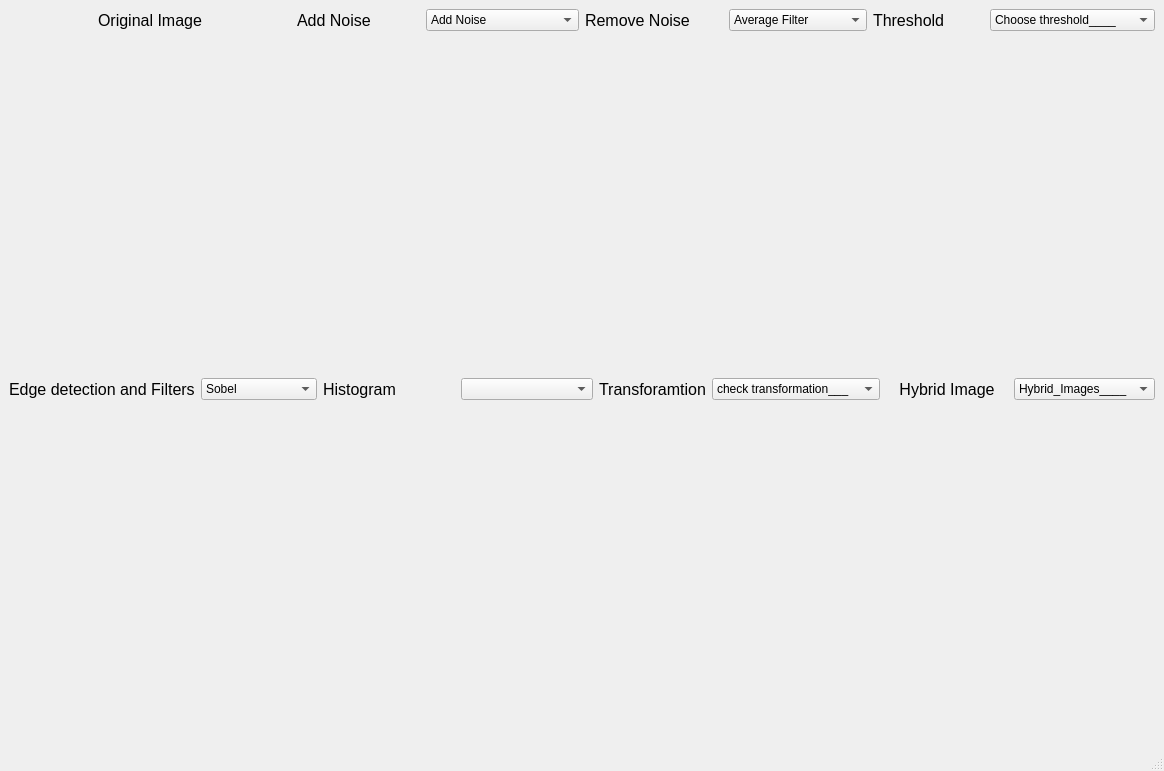
<?xml version="1.0" encoding="UTF-8"?>
<ui version="4.0">
 <class>MainWindow</class>
 <widget class="QMainWindow" name="MainWindow">
  <property name="geometry">
   <rect>
    <x>0</x>
    <y>0</y>
    <width>1164</width>
    <height>771</height>
   </rect>
  </property>
  <property name="windowTitle">
   <string>MainWindow</string>
  </property>
  <widget class="QWidget" name="centralwidget">
   <layout class="QHBoxLayout" name="horizontalLayout_12">
    <item>
     <layout class="QVBoxLayout" name="verticalLayout_3">
      <item>
       <layout class="QVBoxLayout" name="verticalLayout" stretch="1,5">
        <item>
         <layout class="QHBoxLayout" name="horizontalLayout_4">
          <item>
           <widget class="QLabel" name="label">
            <property name="font">
             <font>
              <pointsize>12</pointsize>
             </font>
            </property>
            <property name="text">
             <string>Original Image</string>
            </property>
            <property name="alignment">
             <set>Qt::AlignCenter</set>
            </property>
           </widget>
          </item>
          <item>
           <layout class="QHBoxLayout" name="horizontalLayout">
            <item>
             <widget class="QLabel" name="label_2">
              <property name="font">
               <font>
                <pointsize>12</pointsize>
               </font>
              </property>
              <property name="text">
               <string>Add Noise</string>
              </property>
             </widget>
            </item>
            <item>
             <widget class="QComboBox" name="comboBox_Image1">
              <item>
               <property name="text">
                <string>Add Noise</string>
               </property>
              </item>
              <item>
               <property name="text">
                <string>Gaussian Noise</string>
               </property>
              </item>
              <item>
               <property name="text">
                <string>Salt and Pepper Noise</string>
               </property>
              </item>
             </widget>
            </item>
           </layout>
          </item>
          <item>
           <layout class="QHBoxLayout" name="horizontalLayout_2">
            <item>
             <widget class="QLabel" name="label_3">
              <property name="font">
               <font>
                <pointsize>12</pointsize>
               </font>
              </property>
              <property name="text">
               <string>Remove Noise</string>
              </property>
             </widget>
            </item>
            <item>
             <widget class="QComboBox" name="comboBox_Image1_3">
              <item>
               <property name="text">
                <string>Average Filter</string>
               </property>
              </item>
              <item>
               <property name="text">
                <string>Gaussian Filter</string>
               </property>
              </item>
              <item>
               <property name="text">
                <string>Median Filter</string>
               </property>
              </item>
             </widget>
            </item>
           </layout>
          </item>
          <item>
           <layout class="QHBoxLayout" name="horizontalLayout_3">
            <item>
             <widget class="QLabel" name="label_4">
              <property name="font">
               <font>
                <pointsize>12</pointsize>
               </font>
              </property>
              <property name="text">
               <string>Threshold</string>
              </property>
             </widget>
            </item>
            <item>
             <widget class="QComboBox" name="comboBox_Image1_2">
              <item>
               <property name="text">
                <string>Choose threshold____</string>
               </property>
              </item>
              <item>
               <property name="text">
                <string>Global_threshold_v_127</string>
               </property>
              </item>
              <item>
               <property name="text">
                <string>Local threshold</string>
               </property>
              </item>
             </widget>
            </item>
           </layout>
          </item>
         </layout>
        </item>
        <item>
         <layout class="QHBoxLayout" name="horizontalLayout_5">
          <item>
           <widget class="QLabel" name="image1">
            <property name="text">
             <string/>
            </property>
           </widget>
          </item>
          <item>
           <widget class="QLabel" name="image2">
            <property name="minimumSize">
             <size>
              <width>250</width>
              <height>250</height>
             </size>
            </property>
            <property name="text">
             <string/>
            </property>
           </widget>
          </item>
          <item>
           <widget class="QLabel" name="image3">
            <property name="minimumSize">
             <size>
              <width>300</width>
              <height>250</height>
             </size>
            </property>
            <property name="text">
             <string/>
            </property>
           </widget>
          </item>
          <item>
           <widget class="PlotWidget" name="widget_2" native="true"/>
          </item>
         </layout>
        </item>
       </layout>
      </item>
      <item>
       <layout class="QVBoxLayout" name="verticalLayout_2" stretch="1,5">
        <item>
         <layout class="QHBoxLayout" name="horizontalLayout_11">
          <item>
           <layout class="QHBoxLayout" name="horizontalLayout_6">
            <item>
             <widget class="QLabel" name="label_5">
              <property name="font">
               <font>
                <pointsize>12</pointsize>
               </font>
              </property>
              <property name="text">
               <string>Edge detection and Filters</string>
              </property>
             </widget>
            </item>
            <item>
             <widget class="QComboBox" name="comboBox_3">
              <item>
               <property name="text">
                <string>Sobel</string>
               </property>
              </item>
              <item>
               <property name="text">
                <string>Prewitt</string>
               </property>
              </item>
              <item>
               <property name="text">
                <string>Roberts</string>
               </property>
              </item>
              <item>
               <property name="text">
                <string>High Pass Filter</string>
               </property>
              </item>
              <item>
               <property name="text">
                <string>Low Pass Filter</string>
               </property>
              </item>
             </widget>
            </item>
           </layout>
          </item>
          <item>
           <layout class="QHBoxLayout" name="horizontalLayout_7">
            <item>
             <widget class="QLabel" name="label_6">
              <property name="font">
               <font>
                <pointsize>12</pointsize>
               </font>
              </property>
              <property name="text">
               <string>Histogram</string>
              </property>
             </widget>
            </item>
            <item>
             <widget class="QComboBox" name="comboBox_2"/>
            </item>
           </layout>
          </item>
          <item>
           <layout class="QHBoxLayout" name="horizontalLayout_8">
            <item>
             <widget class="QLabel" name="label_7">
              <property name="font">
               <font>
                <pointsize>12</pointsize>
               </font>
              </property>
              <property name="text">
               <string>Transforamtion</string>
              </property>
             </widget>
            </item>
            <item>
             <widget class="QComboBox" name="comboBox">
              <item>
               <property name="text">
                <string>check transformation___</string>
               </property>
              </item>
              <item>
               <property name="text">
                <string>Gray scale image</string>
               </property>
              </item>
              <item>
               <property name="text">
                <string>Red channel histogram</string>
               </property>
              </item>
              <item>
               <property name="text">
                <string>Green channel histogram</string>
               </property>
              </item>
              <item>
               <property name="text">
                <string>Blue channel histogram</string>
               </property>
              </item>
              <item>
               <property name="text">
                <string>Cumulative curve</string>
               </property>
              </item>
              <item>
               <property name="text">
                <string>Equalization histogram</string>
               </property>
              </item>
             </widget>
            </item>
           </layout>
          </item>
          <item>
           <layout class="QHBoxLayout" name="horizontalLayout_9">
            <item>
             <widget class="QLabel" name="label_8">
              <property name="font">
               <font>
                <pointsize>12</pointsize>
               </font>
              </property>
              <property name="text">
               <string>Hybrid Image</string>
              </property>
              <property name="alignment">
               <set>Qt::AlignCenter</set>
              </property>
             </widget>
            </item>
            <item>
             <widget class="QComboBox" name="comboBox_4">
              <item>
               <property name="text">
                <string>Hybrid_Images____</string>
               </property>
              </item>
              <item>
               <property name="text">
                <string>Image 1</string>
               </property>
              </item>
              <item>
               <property name="text">
                <string>image 2</string>
               </property>
              </item>
              <item>
               <property name="text">
                <string>Hybrid image</string>
               </property>
              </item>
             </widget>
            </item>
           </layout>
          </item>
         </layout>
        </item>
        <item>
         <layout class="QHBoxLayout" name="horizontalLayout_10" stretch="0,0,0,0">
          <item>
           <widget class="PlotWidget" name="widget_4" native="true"/>
          </item>
          <item>
           <widget class="PlotWidget" name="widget_5" native="true"/>
          </item>
          <item>
           <widget class="PlotWidget" name="widget" native="true"/>
          </item>
          <item>
           <widget class="PlotWidget" name="widget_3" native="true"/>
          </item>
         </layout>
        </item>
       </layout>
      </item>
     </layout>
    </item>
   </layout>
  </widget>
  <widget class="QMenuBar" name="menubar">
   <property name="geometry">
    <rect>
     <x>0</x>
     <y>0</y>
     <width>1164</width>
     <height>22</height>
    </rect>
   </property>
  </widget>
  <widget class="QStatusBar" name="statusbar"/>
 </widget>
 <customwidgets>
  <customwidget>
   <class>PlotWidget</class>
   <extends>QWidget</extends>
   <header>pyqtgraph</header>
   <container>1</container>
  </customwidget>
 </customwidgets>
 <resources/>
 <connections/>
</ui>
